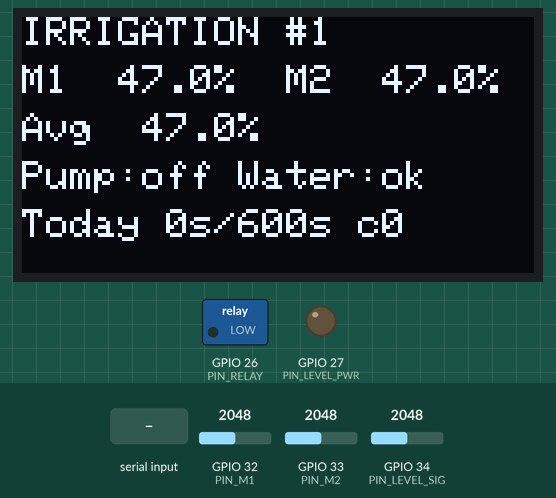
Simulated run of this sketch. Board: ESP32. Shown: 128×64 one-colour display, switched loads named in the sketch (green lamp = pin HIGH), output pins drawn as LEDs (lit = HIGH). Inputs (shaded band) come from the test bench; at power-on: GPIO 32 (PIN_M1) = 2048, GPIO 33 (PIN_M2) = 2048, GPIO 34 (PIN_LEVEL_SIG) = 2048 (analog values on the 0–4095 scale). EEPROM starts erased; what the sketch prints to the serial monitor is not drawn.

Above: at 1.8 s.
1.9 s: GPIO 32 (PIN_M1) set to 2388
At 12.4 s:
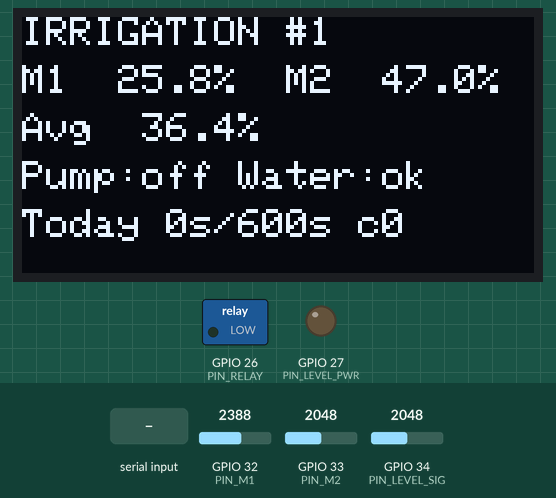
13.1 s: GPIO 32 (PIN_M1) set to 2478
At 22.3 s:
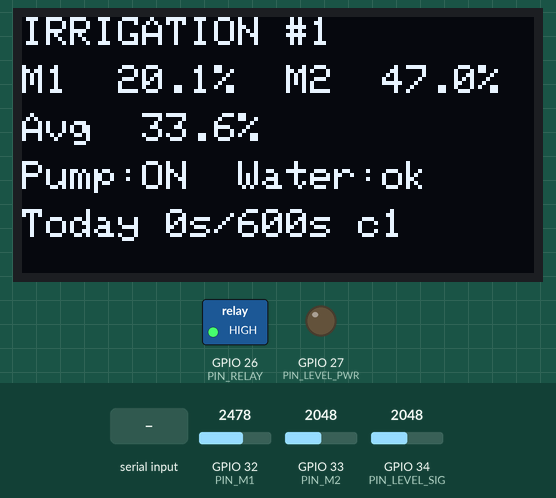
23.1 s: GPIO 33 (PIN_M2) set to 1394
At 26.8 s:
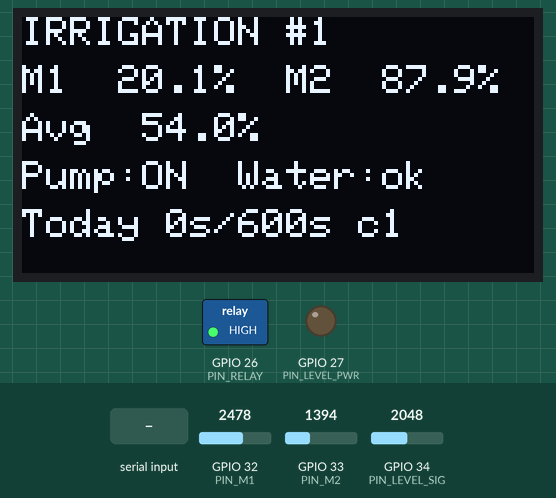
32.6 s: GPIO 33 (PIN_M2) set to 1292
At 34.0 s:
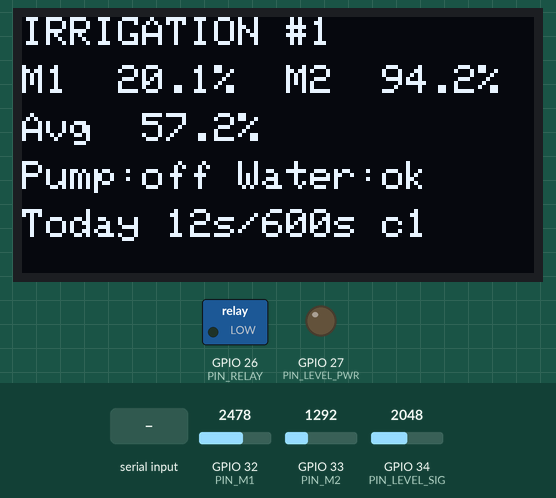
35.1 s: "DAY\n" received over the second serial link
At 36.6 s:
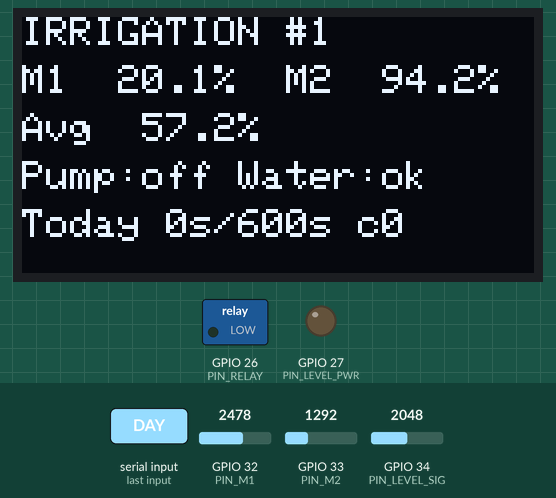
42.6 s: GPIO 33 (PIN_M2) set to 1228
At 44.1 s:
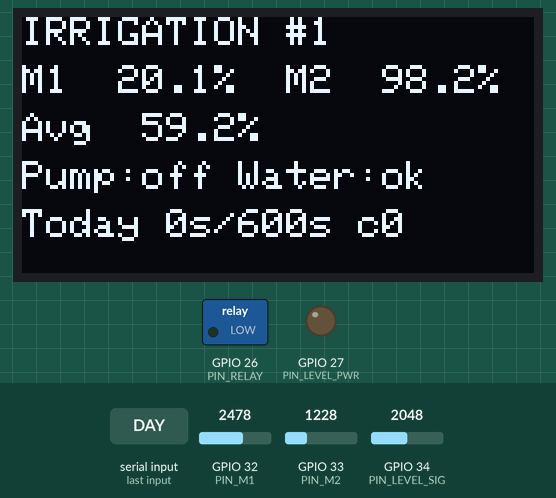
Timing chart, 0 to 53.1 s (numbered marks = the images above; inputs shaded):
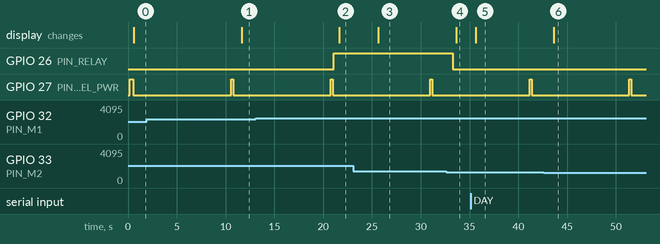

Measured:
- the behaviour switches between 2432 and 2433 on GPIO 32 (PIN_M1) (found by bisection; images 1 and 2)
- the behaviour switches between 1363 and 1362 on GPIO 33 (PIN_M2) (found by bisection; images 3 and 4)
- after the input at 1.9 s, the display: changes after 9.7 s (image 1)
- after the input at 13.1 s, GPIO 26 (PIN_RELAY): LOW → HIGH after 8.0 s; the display: changes after 8.5 s (image 2)
- after the input at 23.1 s, the display: changes after 2.5 s (image 3)
- after the input at 32.6 s, GPIO 26 (PIN_RELAY): HIGH → LOW after 0.69 s; the display: changes after 1.0 s (image 4)
- after the input at 35.1 s, the display: changes after 0.53 s (image 5)
- after the input at 42.6 s, the display: changes after 1.0 s (image 6)

The sketch:

esp32-_1-Greenhouse_Enclosure___Electronics_Unit.ino
```cpp
/*
  ESP32 #1 - Irrigation node (offline)
  Solar Automatic Plant Watering System

  Board: ESP32 Dev Module (ESP32-WROOM-32, NOT WROVER)
  Libraries (Library Manager): Adafruit SSD1306, Adafruit GFX
            (Preferences, esp_task_wdt, WiFi are built into the ESP32 core)

  Pins (from the blueprint, Section 8)
    GPIO 32  M1 soil moisture AOUT (ADC1)
    GPIO 33  M2 soil moisture AOUT (ADC1)
    GPIO 34  Water-level probe signal (ADC1, input only)
    GPIO 27  Water-level probe supply (high only during a reading)
    GPIO 26  Relay IN (high = pump on, 10k pull-down to GND)
    GPIO 17  TX2 -> ESP32 #2 GPIO 26
    GPIO 16  RX2 <- ESP32 #2 GPIO 25
    GPIO 21/22  OLED SDA/SCL (0x3C)

  Behaviour
    - Wi-Fi and Bluetooth are switched off for the life of the sketch.
    - Every 10 s: read M1, M2 (10-sample average) and the reservoir probe.
    - Pump starts when average moisture < 35 %, with three guards:
        min 30 min between cycles, max 60 s per cycle, 10 min/day total.
    - Pump stops at > 55 %, at 60 s, when the reservoir is empty,
      when both sensors fail, or when the daily cap is reached.
    - Status JSON line to ESP32 #2 every 60 s (this is the heartbeat),
      plus an event line after every watering cycle.
    - Watchdog restarts the board if the loop hangs.
    - Daily pump counters survive a reboot (Preferences / flash).
*/

#include <Arduino.h>
#include <Wire.h>
#include <WiFi.h>
#include <Adafruit_GFX.h>
#include <Adafruit_SSD1306.h>
#include <Preferences.h>
#include <esp_task_wdt.h>

// ============================== SETTINGS ==================================

// Set true while calibrating: prints raw readings, never runs the pump.
const bool CAL_MODE = false;

// ---- Pins ----
const uint8_t PIN_M1        = 32;
const uint8_t PIN_M2        = 33;
const uint8_t PIN_LEVEL_SIG = 34;
const uint8_t PIN_LEVEL_PWR = 27;
const uint8_t PIN_RELAY     = 26;
const uint8_t PIN_UART_TX   = 17;   // TX2
const uint8_t PIN_UART_RX   = 16;   // RX2
const uint8_t PIN_SDA       = 21;
const uint8_t PIN_SCL       = 22;

// ---- Moisture calibration (raw 12-bit ADC) ----
// Capacitive sensors read HIGH when dry and LOW when wet.
// dry value = 0 %, wet value = 100 %
/* TO BE UPDATED VALUES ON CALIBRATION */
const int M1_DRY = 2800, M1_WET = 1200;
const int M2_DRY = 2800, M2_WET = 1200;

// ---- Watering rules and timings (Section 10) ----
// UL = Time in secondds(s), microseconds (MS)
const float    PUMP_START_MLEVEL   = 35.0;               // Pump starts when 35% moisture
const float    PUMP_STOP_MLEVEL   = 55.0;                // Pump stops at 55% moisture
const uint32_t READ_INTERVAL_MS  = 10UL * 1000;          // idle read interval
const uint32_t PUMP_READ_MS      = 2UL * 1000;           // read interval while pumping
const uint32_t MAX_CYCLE_S       = 60;                   // max per cycle
const uint32_t MIN_GAP_MS        = 30UL * 60 * 1000;     // min gap between cycles
const uint32_t DAILY_CAP_S       = 10UL * 60;            // total pump time per day
const uint32_t STATUS_INTERVAL_MS = 60UL * 1000;         // heartbeat to #2
const uint32_t LEVEL_INTERVAL_MS = 10UL * 1000;          // reservoir check
const uint32_t POST_CHECK_MS     = 5UL * 60 * 1000;      // settled moisture after a cycle

// ---- Reservoir probe ----
const bool LEVEL_PROBE_FITTED   = true; // Set false if no level probe is fitted (system then assumes water present).

// Probe signal raw reading ABOVE this = water present.
// Assumes the signal pin is pulled to GND (e.g. 10k to GND) and the probe
// connects GPIO27 to GPIO34 through the water. Check in CAL_MODE.
const int  LEVEL_WET_THRESHOLD  = 1500; // Assumed max Level of Water
const uint8_t EMPTY_STREAK_LIMIT = 2;   // consecutive empty reads before "LOW WATER"

// ---- Sensor sanity limits (raw) ----
const int RAW_MIN_OK = 100;     // below = shorted / unplugged
const int RAW_MAX_OK = 4000;    // above = floating / unplugged

// ---- Watchdog ----
const uint32_t WDT_TIMEOUT_S = 15;  // If system freezes for 15s reset loop

// ---- OLED ---- CHANGE 0x3c to 0x3c if OLED BLANK
const uint8_t OLED_ADDR = 0x3C;               // Address where OLED data is stored
Adafruit_SSD1306 display(128, 64, &Wire, -1); // Setup OLED screen
bool oledOk = false;

// ============================== STATES =====================================

Preferences prefs;

// Sensor related
float    m1Pct = NAN, m2Pct = NAN, avgPct = NAN;     // Percentage of M1 and M2, then Average
int      m1Raw = 0, m2Raw = 0;                       // Default value of M1 and M2
bool     m1Ok = false, m2Ok = false;
bool     sensorFault = false;                        // true when BOTH sensors are bad
bool     reservoirHasWater = true;
bool     lowWater = false;
uint8_t  emptyStreak = 0;

// Pump related
bool     pumpOn = false;
uint32_t pumpStartMs = 0;
float    moistBefore = NAN;
uint32_t lastCycleEndMs = 0;
bool     hasCycled = false;

// Data collection related
uint32_t pumpSecToday = 0;
uint16_t cyclesToday  = 0;
uint32_t secIntoDay   = 0;              // rolling 24 h clock (no RTC on this board)

// Data confirmation related
uint32_t lastReadMs = 0, lastLevelMs = 0, lastStatusMs = 0, lastTickMs = 0;
bool     postCheckPending = false;
uint32_t postCheckAtMs = 0;

String   rxLine;

// ============================== HELPERS ===================================

void relayOff() { digitalWrite(PIN_RELAY, LOW); }
void relayOn()  { digitalWrite(PIN_RELAY, HIGH); }

int readAveraged(uint8_t pin, uint8_t samples = 10) {
  /*
  =========================================
  Used for Data collection Average
  > For sensor values
  > Data logging
  > OLED screen values
  =========================================*/
  uint32_t sum = 0;
  for (uint8_t i = 0; i < samples; i++) {
    sum += analogRead(pin);
    delay(5);
  }
  return sum / samples;
}

float rawToPercent(int raw, int dry, int wet) {
  /*
  =================================================
  Converts Values to Percentage(%)
  > General conversion of Raw Value to Percentage
  ================================================= */
  float pct = (float)(dry - raw) * 100.0f / (float)(dry - wet);
  if (pct < 0)   pct = 0;
  if (pct > 100) pct = 100;
  return pct;
}

bool rawIsSane(int raw) { return raw > RAW_MIN_OK && raw < RAW_MAX_OK; }

// Powers the probe for ~200 ms only, so it cannot corrode.
bool readReservoir() {
  /*
  ============================================
  Probe only reads for 200ms every cycle/loop
  ============================================ */
  if (!LEVEL_PROBE_FITTED) return true;
  digitalWrite(PIN_LEVEL_PWR, HIGH);
  delay(200);
  int raw = analogRead(PIN_LEVEL_SIG);
  digitalWrite(PIN_LEVEL_PWR, LOW);
  if (CAL_MODE) { Serial.printf("level raw = %d\n", raw); }
  return raw > LEVEL_WET_THRESHOLD;
}

void saveCounters() {
  /*
  =========================================
  Counter Values for Data collection
  =========================================*/
  prefs.putUInt("pumpSec", pumpSecToday);
  prefs.putUShort("cycles", cyclesToday);
  prefs.putUInt("dayClock", secIntoDay);
}

void newDay() {
  /*
  ==============================================
  Resets Variables for new day data collection
  ==============================================*/
  pumpSecToday = 0;
  cyclesToday = 0;
  secIntoDay = 0;
  saveCounters();
}

// Float -> JSON-safe number (NaN becomes -1)
float jf(float v) { return isnan(v) ? -1.0f : v; }

// ============================== SENSING ===================================

void readSoil() {
  /*
  ===============================================================
  Contains all Variables used to determine whether to power pump
  ===============================================================*/
  m1Raw = readAveraged(PIN_M1);
  m2Raw = readAveraged(PIN_M2);
  m1Ok = rawIsSane(m1Raw);
  m2Ok = rawIsSane(m2Raw);
  m1Pct = m1Ok ? rawToPercent(m1Raw, M1_DRY, M1_WET) : NAN;
  m2Pct = m2Ok ? rawToPercent(m2Raw, M2_DRY, M2_WET) : NAN;

  if (m1Ok && m2Ok)      avgPct = (m1Pct + m2Pct) / 2.0f;
  else if (m1Ok)         avgPct = m1Pct;     // one probe left: use it
  else if (m2Ok)         avgPct = m2Pct;
  else                   avgPct = NAN;

  sensorFault = !(m1Ok || m2Ok);
}

void checkReservoir() {
  /*
  =========================================
  Checks Water level of Reservoir
  ========================================= */
  reservoirHasWater = readReservoir();
  if (reservoirHasWater) { emptyStreak = 0; lowWater = false; }
  else {
    if (emptyStreak < 255) emptyStreak++;
    if (emptyStreak >= EMPTY_STREAK_LIMIT) lowWater = true;
  }
  lastLevelMs = millis();
}

// ============================== UART TO #2 ================================

void sendStatus() {
  /*
  ============================================
  Status and Statistics to OLED and 2nd ESP32
  ============================================*/
  char buf[256];
  uint32_t capLeft = (pumpSecToday >= DAILY_CAP_S) ? 0 : (DAILY_CAP_S - pumpSecToday);
  snprintf(buf, sizeof(buf),
    "{\"node\":1,\"type\":\"status\",\"up\":%lu,\"m1\":%.1f,\"m2\":%.1f,\"avg\":%.1f,"
    "\"m1raw\":%d,\"m2raw\":%d,\"water\":%d,\"low\":%d,\"pump\":%d,\"fault\":%d,"
    "\"cycles\":%u,\"pumpSec\":%lu,\"capLeft\":%lu}",
    (unsigned long)(millis() / 1000), jf(m1Pct), jf(m2Pct), jf(avgPct),
    m1Raw, m2Raw, reservoirHasWater ? 1 : 0, lowWater ? 1 : 0, pumpOn ? 1 : 0,
    sensorFault ? 1 : 0, (unsigned)cyclesToday,
    (unsigned long)pumpSecToday, (unsigned long)capLeft);
  Serial2.println(buf);
  Serial.println(buf);
  lastStatusMs = millis();
}

void sendCycleEvent(uint32_t durS, float after, const char* reason) {
  /*
  ===========================================
  Send report to ESP32 data logger per cycle
  ===========================================*/
  char buf[256];
  snprintf(buf, sizeof(buf),
    "{\"node\":1,\"type\":\"cycle\",\"up\":%lu,\"dur\":%lu,\"before\":%.1f,\"after\":%.1f,"
    "\"reason\":\"%s\",\"cycles\":%u,\"pumpSec\":%lu}",
    (unsigned long)(millis() / 1000), (unsigned long)durS,
    jf(moistBefore), jf(after), reason,
    (unsigned)cyclesToday, (unsigned long)pumpSecToday);
  Serial2.println(buf);
  Serial.println(buf);
}

void sendPostCheck() {
  /*
  =========================================
  Sends Operations Status Safe/Error
  =========================================*/
  char buf[160];
  snprintf(buf, sizeof(buf),
    "{\"node\":1,\"type\":\"settled\",\"up\":%lu,\"avg\":%.1f}",
    (unsigned long)(millis() / 1000), jf(avgPct));
  Serial2.println(buf);
  Serial.println(buf);
}

// Commands from #2 (one per line). "DAY" = start a new day (midnight sync).
void handleLine(const String& line) {
  /*
  ==============================================
  Detects if new Day to Start new Day functions
  ============================================== */
  if (line.indexOf("DAY") >= 0) {
    newDay();
    Serial.println("Daily counters reset by #2");
  }
}

void pollSerial2() {
  while (Serial2.available()) {
    char c = Serial2.read();
    if (c == '\n') { handleLine(rxLine); rxLine = ""; }
    else if (c != '\r' && rxLine.length() < 80) rxLine += c;
  }
}

// ============================== PUMP CONTROL ==============================

void startPump() {
  /*
  ==============================================
  Starts pump and updates daily watering cycles
  ==============================================*/
  moistBefore = avgPct;
  pumpStartMs = millis();
  pumpOn = true;
  cyclesToday++;
  relayOn();
  Serial.printf("PUMP ON  (avg %.1f %%)\n", jf(avgPct));
}

void stopPump(const char* reason) {
  /*
  =========================================
  Stops pump and Logs Cycle Event data
  =========================================*/
  relayOff();
  pumpOn = false;
  uint32_t durS = (millis() - pumpStartMs) / 1000;
  pumpSecToday += durS;
  lastCycleEndMs = millis();
  hasCycled = true;
  saveCounters();
  Serial.printf("PUMP OFF (%s, %lu s)\n", reason, (unsigned long)durS);
  sendCycleEvent(durS, avgPct, reason);
  postCheckPending = true;
  postCheckAtMs = millis() + POST_CHECK_MS;
}

void controlLogic() {
  /*
  =========================================
  CONTROLS
  > Reservoir Level
  > Moinsture Level
  > Daily Watering Cap
  > Pump on/off control
  =========================================*/
  if (CAL_MODE) { relayOff(); return; }

  uint32_t now = millis();

  if (pumpOn) {
    uint32_t elapsedS = (now - pumpStartMs) / 1000;
    if (lowWater)                                      stopPump("low_water");
    else if (sensorFault)                              stopPump("sensor_fault");
    else if (avgPct >= PUMP_STOP_MLEVEL)                 stopPump("moist_ok");
    else if (elapsedS >= MAX_CYCLE_S)                  stopPump("max_cycle");
    else if (pumpSecToday + elapsedS >= DAILY_CAP_S)   stopPump("daily_cap");
    return;
  }

  // Pump is off: decide whether to start
  if (lowWater || sensorFault) return;
  if (pumpSecToday >= DAILY_CAP_S) return;
  if (hasCycled && (now - lastCycleEndMs) < MIN_GAP_MS) return;
  if (avgPct < PUMP_START_MLEVEL) startPump();
}

// ============================== OLED ======================================

void drawOled() {
  /*
  =========================================
  Function to project Data to OLED
  =========================================*/
  if (!oledOk) return;
  display.clearDisplay();
  display.setTextSize(1);
  display.setTextColor(SSD1306_WHITE);
  display.setCursor(0, 0);
  display.print("IRRIGATION #1");
  display.setCursor(0, 12);
  display.printf("M1 %5.1f%%  M2 %5.1f%%", jf(m1Pct), jf(m2Pct));
  display.setCursor(0, 24);
  display.printf("Avg %5.1f%%", jf(avgPct));
  display.setCursor(0, 36);
  display.printf("Pump:%s Water:%s", pumpOn ? "ON " : "off", lowWater ? "LOW" : "ok");
  display.setCursor(0, 48);
  display.printf("Today %lus/%lus c%u", (unsigned long)pumpSecToday,
                 (unsigned long)DAILY_CAP_S, (unsigned)cyclesToday);
  if (sensorFault) { display.setCursor(96, 0); display.print("FAULT"); }
  display.display();
}

// ============================== SETUP / LOOP ==============================

void setup() {
  // Pump OFF before anything else
  pinMode(PIN_RELAY, OUTPUT);
  relayOff();
  pinMode(PIN_LEVEL_PWR, OUTPUT);
  digitalWrite(PIN_LEVEL_PWR, LOW);

  Serial.begin(115200);
  Serial2.begin(115200, SERIAL_8N1, PIN_UART_RX, PIN_UART_TX);

  // Radios off: this board never waits on a network, and it saves power
  WiFi.mode(WIFI_OFF);
  btStop();

  // ADC1 only, full 0-3.3 V range
  analogReadResolution(12);
  analogSetPinAttenuation(PIN_M1, ADC_11db);
  analogSetPinAttenuation(PIN_M2, ADC_11db);
  analogSetPinAttenuation(PIN_LEVEL_SIG, ADC_11db);

  // OLED
  Wire.begin(PIN_SDA, PIN_SCL);
  oledOk = display.begin(SSD1306_SWITCHCAPVCC, OLED_ADDR);
  if (oledOk) {
    display.clearDisplay();
    display.setTextSize(1);
    display.setTextColor(SSD1306_WHITE);
    display.setCursor(0, 0);
    display.print(CAL_MODE ? "CALIBRATION MODE" : "Irrigation #1 boot");
    display.display();
  }

  // Counters that survive a reboot
  prefs.begin("irrig", false);
  pumpSecToday = prefs.getUInt("pumpSec", 0);
  cyclesToday  = prefs.getUShort("cycles", 0);
  secIntoDay   = prefs.getUInt("dayClock", 0);

  // Watchdog (works on Arduino-ESP32 core 2.x and 3.x)
#if ESP_ARDUINO_VERSION_MAJOR >= 3
  esp_task_wdt_config_t wdtCfg;
  wdtCfg.timeout_ms = WDT_TIMEOUT_S * 1000;
  wdtCfg.idle_core_mask = 0;
  wdtCfg.trigger_panic = true;
  esp_task_wdt_reconfigure(&wdtCfg);
#else
  esp_task_wdt_init(WDT_TIMEOUT_S, true);
#endif
  esp_task_wdt_add(NULL);

  // First readings
  readSoil();
  checkReservoir();
  checkReservoir();   // second read so a dry probe is confirmed straight away
  drawOled();
  sendStatus();

  lastReadMs = lastTickMs = millis();
  Serial.println("Irrigation node ready");
}

void loop() {
  esp_task_wdt_reset();
  uint32_t now = millis();

  pollSerial2();

  // 1-second tick: rolling day clock and OLED refresh
  if (now - lastTickMs >= 1000) {
    lastTickMs += 1000;
    secIntoDay++;
    if (secIntoDay >= 86400UL) newDay();
    else if (secIntoDay % 600 == 0) prefs.putUInt("dayClock", secIntoDay);
    drawOled();
  }

  // Reservoir check every 10 s
  if (now - lastLevelMs >= LEVEL_INTERVAL_MS) checkReservoir();

  // Soil reading + control decision
  uint32_t interval = pumpOn ? PUMP_READ_MS : READ_INTERVAL_MS;
  if (now - lastReadMs >= interval) {
    lastReadMs = now;
    readSoil();
    if (CAL_MODE) {
      Serial.printf("M1 raw=%d (%.1f%%)  M2 raw=%d (%.1f%%)\n",
                    m1Raw, jf(m1Pct), m2Raw, jf(m2Pct));
    }
    controlLogic();
  }

  // Heartbeat / status to ESP32 #2 every 60 s
  if (now - lastStatusMs >= STATUS_INTERVAL_MS) sendStatus();

  // Settled moisture reading a few minutes after a cycle
  if (postCheckPending && (int32_t)(now - postCheckAtMs) >= 0) {
    postCheckPending = false;
    sendPostCheck();
  }

  delay(10);
}
```
